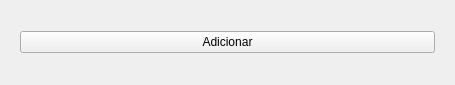
<?xml version="1.0" encoding="UTF-8"?>
<ui version="4.0">
 <class>PNParams</class>
 <widget class="QWidget" name="PNParams">
  <property name="geometry">
   <rect>
    <x>0</x>
    <y>0</y>
    <width>455</width>
    <height>85</height>
   </rect>
  </property>
  <property name="minimumSize">
   <size>
    <width>0</width>
    <height>85</height>
   </size>
  </property>
  <property name="windowTitle">
   <string>Form</string>
  </property>
  <layout class="QGridLayout" name="gridLayout">
   <item row="0" column="0">
    <widget class="QStackedWidget" name="stackedWidget">
     <property name="currentIndex">
      <number>0</number>
     </property>
     <widget class="QWidget" name="page">
      <layout class="QVBoxLayout" name="verticalLayout">
       <item>
        <widget class="QPushButton" name="btAdicionar0">
         <property name="text">
          <string>Adicionar</string>
         </property>
        </widget>
       </item>
      </layout>
     </widget>
     <widget class="QWidget" name="page_2">
      <layout class="QHBoxLayout" name="horizontalLayout_2">
       <item>
        <widget class="QLabel" name="label_1">
         <property name="text">
          <string>TextLabel</string>
         </property>
         <property name="alignment">
          <set>Qt::AlignRight|Qt::AlignTrailing|Qt::AlignVCenter</set>
         </property>
        </widget>
       </item>
       <item>
        <widget class="QComboBox" name="cb_objs1"/>
       </item>
       <item>
        <widget class="QPushButton" name="btAdicionar1">
         <property name="text">
          <string>Adicionar</string>
         </property>
        </widget>
       </item>
      </layout>
     </widget>
     <widget class="QWidget" name="page_3">
      <layout class="QGridLayout" name="gridLayout_2">
       <item row="0" column="0">
        <widget class="QLabel" name="label_t2">
         <property name="text">
          <string>TextLabel</string>
         </property>
         <property name="alignment">
          <set>Qt::AlignRight|Qt::AlignTrailing|Qt::AlignVCenter</set>
         </property>
        </widget>
       </item>
       <item row="0" column="1">
        <widget class="QLineEdit" name="le_t_3">
         <property name="toolTip">
          <string>Para usar loop: valor inicial, valor de parada, incremento.</string>
         </property>
         <property name="placeholderText">
          <string>Para usar loop: valor inicial, valor de parada, incremento.</string>
         </property>
        </widget>
       </item>
       <item row="0" column="2">
        <spacer name="verticalSpacer">
         <property name="orientation">
          <enum>Qt::Vertical</enum>
         </property>
         <property name="sizeHint" stdset="0">
          <size>
           <width>20</width>
           <height>17</height>
          </size>
         </property>
        </spacer>
       </item>
       <item row="1" column="0">
        <widget class="QLabel" name="label_2">
         <property name="text">
          <string>TextLabel</string>
         </property>
         <property name="alignment">
          <set>Qt::AlignRight|Qt::AlignTrailing|Qt::AlignVCenter</set>
         </property>
        </widget>
       </item>
       <item row="1" column="1">
        <widget class="QComboBox" name="cb_objs2"/>
       </item>
       <item row="1" column="2">
        <widget class="QPushButton" name="btAdicionar2">
         <property name="text">
          <string>Adicionar</string>
         </property>
        </widget>
       </item>
      </layout>
     </widget>
     <widget class="QWidget" name="page_4">
      <layout class="QHBoxLayout" name="horizontalLayout">
       <item>
        <widget class="QLabel" name="label_t_4">
         <property name="text">
          <string>TextLabel</string>
         </property>
        </widget>
       </item>
       <item>
        <widget class="QLineEdit" name="le_t_4">
         <property name="toolTip">
          <string>Para usar loop: valor inicial, valor de parada, incremento.</string>
         </property>
         <property name="placeholderText">
          <string>Para usar loop: valor inicial, valor de parada, incremento.</string>
         </property>
        </widget>
       </item>
       <item>
        <widget class="QPushButton" name="btAdicionar3">
         <property name="text">
          <string>Adicionar</string>
         </property>
        </widget>
       </item>
      </layout>
     </widget>
    </widget>
   </item>
  </layout>
 </widget>
 <resources/>
 <connections/>
</ui>
